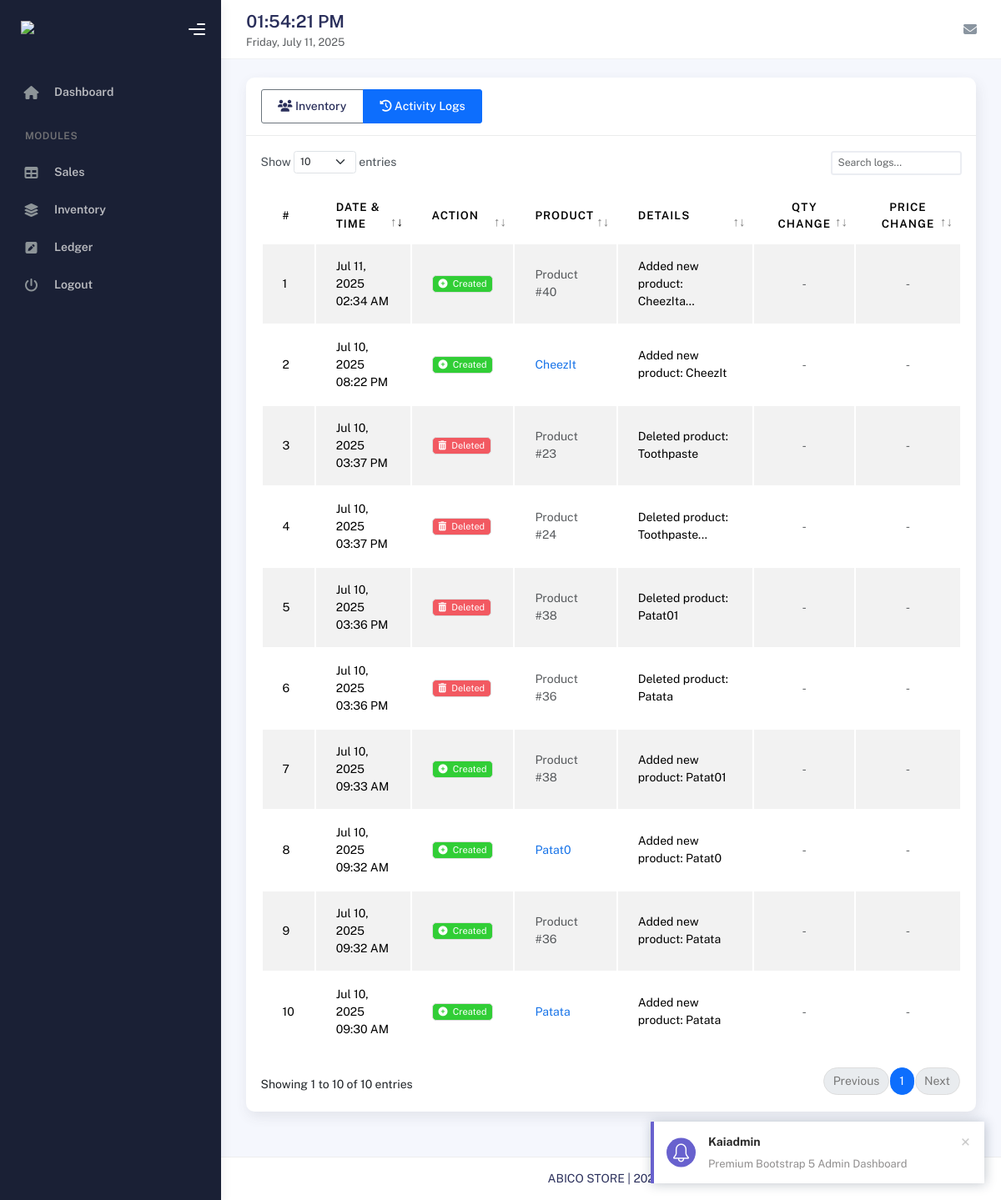
The page /inventory/activity_log.php (signed in) on the database its author committed.
### tables this page shows
CREATE TABLE `inventory_activity_logs` (
  `id` int(11) NOT NULL,
  `product_id` int(11) DEFAULT NULL,
  `action` varchar(50) NOT NULL COMMENT 'e.g., create_product, update_product, delete_product, update_stock',
  `details` text DEFAULT NULL,
  `old_quantity` int(11) DEFAULT NULL,
  `new_quantity` int(11) DEFAULT NULL,
  `old_price` decimal(10,2) DEFAULT NULL,
  `new_price` decimal(10,2) DEFAULT NULL,
  `created_at` timestamp NOT NULL DEFAULT current_timestamp()
);

CREATE TABLE `products` (
  `id` int(11) NOT NULL,
  `product_name` varchar(255) NOT NULL,
  `description` text DEFAULT NULL,
  `quantity` int(11) NOT NULL DEFAULT 0,
  `price` decimal(10,2) NOT NULL,
  `created_at` timestamp NOT NULL DEFAULT current_timestamp(),
  `updated_at` timestamp NOT NULL DEFAULT current_timestamp() ON UPDATE current_timestamp()
);

### includes/inventory/activity_log_product.php (called while the page is built, shortened)
<?php
class ActivityLog {
    private $conn;
    private $table_name = "inventory_activity_logs";
    public function __construct($db) {
        $this->conn = $db;
    }
    public function readAll($page = 1, $records_per_page = 10) {
        $start = ($page - 1) * $records_per_page;
        $query = "SELECT l.*, p.product_name
                 FROM " . $this->table_name . " l
                 LEFT JOIN products p ON l.product_id = p.id
                 ORDER BY l.created_at DESC
                 LIMIT :start, :records_per_page";
        $stmt = $this->conn->prepare($query);
        $stmt->bindParam(":start", $start, PDO::PARAM_INT);
        $stmt->bindParam(":records_per_page", $records_per_page, PDO::PARAM_INT);
        $stmt->execute();
        return $stmt;
    }
}
?>

### inventory/activity_log.php (the view, shortened to what this page needs)
<?php
require_once __DIR__ . '/../includes/inventory/activity_log_product.php';
$database = new dbconn();
$db = $database->getConnection();
$activityLog = new ActivityLog($db);
$logs = $activityLog->readAll(1, 1000);
include __DIR__ . "/../templates/header.php";
include __DIR__ . "/../templates/sidebar.php";
include __DIR__ . "/../templates/nav.php";
?>
<div class="container">
    <div class="page-inner">
        <div class="card">
            <div class="card-header">
                <div class="d-flex align-items-center">
                    <h4 class="card-title mb-0">
                        <div class="btn-group" role="group">
                            <a href="index.php" class="btn btn-outline-secondary">
                                <i class="fas fa-users"></i> Inventory
                            </a>
                            <a href="activity_log.php" class="btn btn-outline-primary active">
                                <i class="fas fa-history"></i> Activity Logs
                            </a>
                        </div>
                    </h4>
                </div>
            </div>
            <div class="card-body">
                <div class="table-responsive">
                    <table id="activityTable" class="table table-hover table-striped" style="width:100%">
                        <thead>
                            <tr>
                                <th>#</th>
                                <th>Date & Time</th>
                                <th>Action</th>
                                <th>Product</th>
                                <th>Details</th>
                                <th>Qty Change</th>
                                <th>Price Change</th>
                            </tr>
                        </thead>
                        <tbody>
                        <?php $count = 1; ?>
                        <?php while ($row = $logs->fetch(PDO::FETCH_ASSOC)):
                            $action_badge = '';
                            $action_icon = '';
                            $action_class = '';
                            switch($row['action']) {
                                case 'create_product':
                                    $action_badge = 'Created';
                                    $action_icon = 'plus-circle';
                                    $action_class = 'success';
                                    break;
                                case 'delete_product':
                                    $action_badge = 'Deleted';
                                    $action_icon = 'trash-alt';
                                    $action_class = 'danger';
                                    break;
                            }
                            $qty_change = '';
                            $price_change = '';
                        ?>
                        <tr>
                            <td><?= $count++ ?></td>
                            <td data-order="<?= strtotime($row['created_at']) ?>">
                                <?= date('M j, Y h:i A', strtotime($row['created_at'])) ?>
                            </td>
                            <td>
                                <span class="badge bg-<?= $action_class ?>">
                                    <i class="fas fa-<?= $action_icon ?> me-1"></i>
                                    <?= $action_badge ?>
                                </span>
                            </td>
                            <td>
                                <?php if ($row['product_name']): ?>
                                    <a href="edit_product.php?id=<?= $row['product_id'] ?>" class="text-primary">
                                        <?= htmlspecialchars(mb_strimwidth($row['product_name'], 0, 30, "...")) ?>
                                    </a>
                                <?php else: ?>
                                    <span class="text-muted">Product #<?= $row['product_id'] ?></span>
                                <?php endif; ?>
                            </td>
                            <td><?= nl2br(htmlspecialchars(mb_strimwidth($row['details'], 0, 30, "..."))) ?></td>
                            <td class="text-center"><?= $qty_change ?: '<span class="text-muted">-</span>' ?></td>
                            <td class="text-center"><?= $price_change ?: '<span class="text-muted">-</span>' ?></td>
                        </tr>
                        <?php endwhile; ?>
                    </tbody>
                </table>
            </div>
        </div>
    </div>
</div>
<?php include __DIR__ . "/../templates/footer.php"; ?>
</body>
</html>

### rows shown on the page
inventory_activity_logs: created_at "Jul 11, 2025 02:34 AM", action "Created", product "40", details "Added new product: CheezIta...", qty_change "-", price_change "-"
inventory_activity_logs: created_at "Jul 10, 2025 08:22 PM", action "Created", product.product_name "CheezIt", details "Added new product: CheezIt", qty_change "-", price_change "-"
inventory_activity_logs: created_at "Jul 10, 2025 03:37 PM", action "Deleted", product "23", details "Deleted product: Toothpaste", qty_change "-", price_change "-"
inventory_activity_logs: created_at "Jul 10, 2025 03:37 PM", action "Deleted", product "24", details "Deleted product: Toothpaste...", qty_change "-", price_change "-"
inventory_activity_logs: created_at "Jul 10, 2025 03:36 PM", action "Deleted", product "38", details "Deleted product: Patat01", qty_change "-", price_change "-"
inventory_activity_logs: created_at "Jul 10, 2025 03:36 PM", action "Deleted", product "36", details "Deleted product: Patata", qty_change "-", price_change "-"
inventory_activity_logs: created_at "Jul 10, 2025 09:33 AM", action "Created", product "38", details "Added new product: Patat01", qty_change "-", price_change "-"
inventory_activity_logs: created_at "Jul 10, 2025 09:32 AM", action "Created", product.product_name "Patat0", details "Added new product: Patat0", qty_change "-", price_change "-"
inventory_activity_logs: created_at "Jul 10, 2025 09:32 AM", action "Created", product "36", details "Added new product: Patata", qty_change "-", price_change "-"
inventory_activity_logs: created_at "Jul 10, 2025 09:30 AM", action "Created", product.product_name "Patata", details "Added new product: Patata", qty_change "-", price_change "-"
